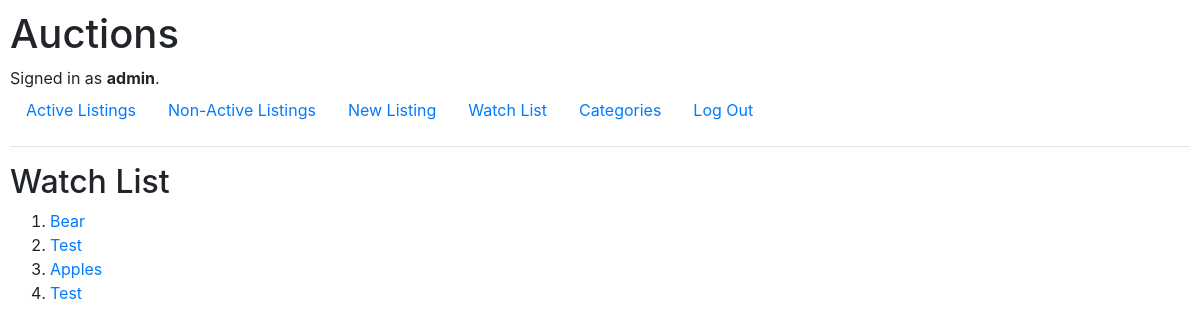
/watch (signed in), run on the app's committed database.
### auctions/models.py (models this page shows)
class User(AbstractUser):
    pass

class Listing(models.Model):
    title = models.CharField(max_length=64)
    url = models.CharField(max_length=20480, blank=True)
    description = models.TextField(max_length=512)
    price = models.IntegerField()
    date = models.DateTimeField()
    category = models.CharField(max_length=32)
    user = models.ForeignKey(User, null=True , on_delete=models.CASCADE, related_name="owner")
    winner = models.ForeignKey(User, blank=True, null=True , on_delete=models.CASCADE, related_name="winner")
    watch_list = models.ManyToManyField(User, blank=True, related_name="watchers")
    active = models.BooleanField(default=True)

### auctions/views.py (the view)
# urls.py: path("watch", views.watch, name="watch"),
def watch (request):
    return render (request, "auctions/watch.html",{
        'items':request.user.watchers.all()
    })

### auctions/templates/auctions/watch.html
{% extends "auctions/layout.html" %}
{% block body %}
    <h2>Watch List</h2>
    <ol>
        {%for i in items%}
        <li>
            <a href="{% url 'item' i.id %}">{{i.title}}</a>
        </li>
        {%endfor%}
    </ol>
{% endblock %}

### auctions/templates/auctions/layout.html (shortened to what this page needs)
{% load static %}
<!DOCTYPE html>
<html lang="en">
    <head>
        <link rel="stylesheet" href="https://stackpath.bootstrapcdn.com/bootstrap/4.4.1/css/bootstrap.min.css">
        <link href="{% static 'auctions/styles.css' %}" rel="stylesheet">
    </head>
    <body>
        <h1>Auctions</h1>
        <div>
            {% if user.is_authenticated %}
                Signed in as <strong>{{ user.username }}</strong>.
            {% else %}
                Not signed in.
            {% endif %}
        </div>
        <ul class="nav">
            <li class="nav-item">
                <a class="nav-link" href="{% url 'index' %}">Active Listings</a>
            </li>
            <li class="nav-item">
                <a class="nav-link" href="{% url 'non' %}">Non-Active Listings</a>
            </li>
            {% if user.is_authenticated %}
                <li class="nav-item">
                    <a class="nav-link" href="{% url 'new' %}">New Listing</a>
                </li>
                <li class="nav-item">
                    <a class="nav-link" href="{% url 'watch' %}">Watch List</a>
                </li>
                <li class="nav-item">
                    <a class="nav-link" href="{% url 'category' %}">Categories</a>
                </li>
                <li class="nav-item">
                    <a class="nav-link" href="{% url 'logout' %}">Log Out</a>
                </li>
            {% endif %}
        </ul>
        <hr>
        {% block body %}
        {% endblock %}
    </body>
</html>

### auctions/static/auctions/styles.css (style rules this page uses)
body { padding: 10px; }

### data on the page
User: username "admin"
Listing: title "Bear"
Listing: title "Test"
Listing: title "Apples"
Listing: title "Test"
